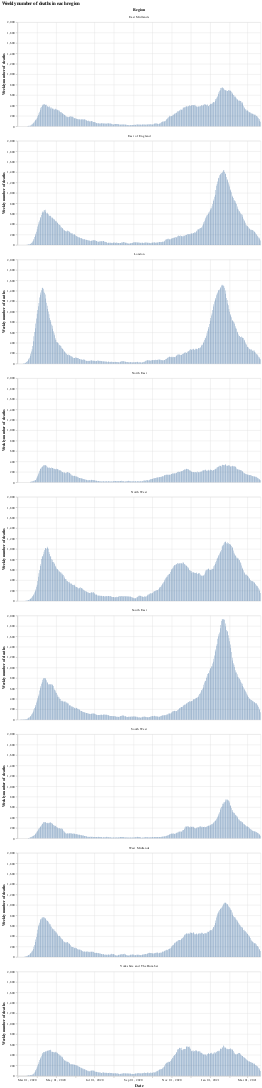

The code cell stored with this chart in its notebook:
### Markdown cell above
# Plotting the data
We first start by looking at the number of deaths in each English region since the beginning of march, then estimate the mortality rate (rate of deaths per positive case) in each region. We then move on to look at the data for the whole of England.
## Plotting: English regions

### Code cell
#collapse
bars = alt.Chart(eng_deaths.query("date >= '2020-03-01'")).mark_bar().encode(
    x=alt.X("yearmonthdate(date):T", axis=alt.Axis(title='Date')),
    y=alt.Y("weeklyDeaths:Q", axis=alt.Axis(title='Weekly number of deaths')),
    tooltip="newDeaths:Q"
).properties(width=700)

bars.facet(alt.Column('areaName', title='Region'), columns=1).properties(title='Weekly number of deaths in each region')

### Figure 1 — Vega-Lite specification as saved in the notebook (floating-point values rounded to 4 significant figures; data arrays with more than 128 entries replaced by an {"elided": "..."} marker saying what was removed)
{"config": {"view": {"continuousWidth": 400, "continuousHeight": 300}}, "data": {"name": "data-2e78d016c83b9f0cd9e79d969f8d9d0d"}, "facet": {"type": "nominal", "field": "areaName", "title": "Region"}, "spec": {"mark": "bar", "encoding": {"tooltip": {"type": "quantitative", "field": "newDeaths"}, "x": {"type": "temporal", "axis": {"title": "Date"}, "field": "date", "timeUnit": "yearmonthdate"}, "y": {"type": "quantitative", "axis": {"title": "Weekly number of deaths"}, "field": "weeklyDeaths"}}, "width": 700}, "columns": 1, "title": "Weekly number of deaths in each region", "$schema": "https://vega.github.io/schema/vega-lite/v4.8.1.json", "datasets": {"data-2e78d016c83b9f0cd9e79d969f8d9d0d": {"elided": "3474 records"}}}
